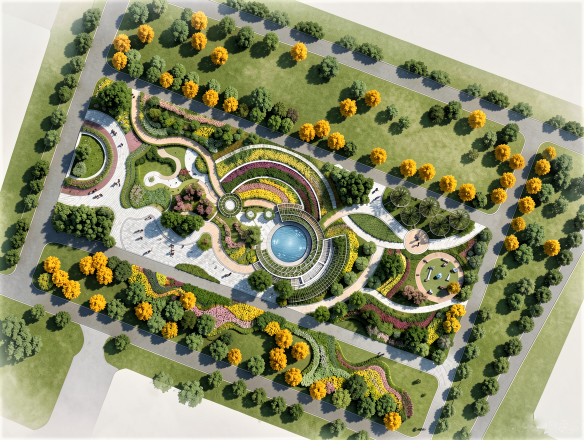
#> input picture 校园一角改造/彩平图.png, 1168 x 880 px, found by its file name (shown at 1/2 size)
$ python build_images.py
#> lines starting #> are read from the running program, lines starting #| are printed output that depends on the picture
from pathlib import Path
from PIL import Image, ImageOps
import shutil

ROOT = Path(r"D:\桌面\作品集2003")
OUT = ROOT / "assets" / "img" / "works"
# 注意：作品源目录在 2026-10 之后有调整，本脚本保留用于早期 31 组图片的重建。
# 新增或改版作品请用 prepare_work.py；运行前先核对 WORKS 中的路径。
OUT.mkdir(parents=True, exist_ok=True)

# slug -> ordered list of source files (relative to ROOT)
WORKS = {
    "campus-corner": [
        "校园一角改造/彩平图.png",
        "校园一角改造/展板.psd.jpg",
        "校园一角改造/default (6).jfif",
        "校园一角改造/功能分区图.png",
        "校园一角改造/区位分析图.png",
        "校园一角改造/cad平面图.png",
        "校园一角改造/default (3).jfif",
        "室外效果图/效果图1.png",
        "室外效果图/效果图2.png",
        "室外效果图/效果图3.png",
    ],
    "yunze-plaza": [
        "展板/景观广场.jpg",
        "展板/广场.jpg",
    ],
    "school-planning": [
        "展板/展板.jpg",
    ],
    "waterfront-park": [
        "室外效果图/1效果图1.png",
        "室外效果图/2效果图2.png",
        "室外效果图/3效果图3.png",
        "室外效果图/效果图4.jpg",
        "室外效果图/效果图5.jpg",
    ],
    "red-culture-plaza": [
        "实训红色文化广场/效果图3.jpeg",
        "实训红色文化广场/效果图8.jpeg",
        "实训红色文化广场/效果图9.jpeg",
        "实训红色文化广场/效果图10.jpg",
        "实训红色文化广场/效果图1.jpeg",
        "实训红色文化广场/效果图2.jpeg",
        "实训红色文化广场/俯视图.jpg",
        "展板/研报.jpg",
    ],
    "residential-landscape": [
        "室外效果图/居住区.png",
        "室外效果图/m立面.jpg",
        "室外效果图/效果图.bmp",
    ],
    "interior-home": [
        "实训室内设计/客厅.jpg",
        "实训室内设计/主卧.jpg",
        "实训室内设计/次卧.jpg",
        "实训室内设计/厨房.jpg",
        "实训室内设计/厕所.jpg",
        "实训室内设计/卧室1.jpg",
        "实训室内设计/效果图.png",
        "实训室内设计/微信图片_20251218161729.png",
        "展板/居住空间设计.jpg",
        "展板/软装展板.jpg",
    ],
    "warm-kitchen": [
        "室内效果图/ChatGPT Image 2026年9月4日 13_53_07.png",
    ],
    "coffee-brand": [
        "包装设计/咖啡包装场景整合 (12).png",
        "包装设计/咖啡包装场景整合 (9).png",
        "包装设计/咖啡包装设计杯子及logo设计 (3).png",
        "包装设计/美式咖啡纸盒包装设计.jpeg",
        "包装设计/咖啡包装效果图.png",
        "包装设计/image (5).png",
        "包装设计/咖啡包装场景整合 (10).png",
        "包装设计/咖啡包装场景整合 (11).png",
    ],
    "rice-brand": [
        "包装设计/补齐包装盒渲染图颜色 (7).png",
        "logo设计/1雨禾村大米logo.png",
        "logo设计/2雨禾村大米logo.png",
    ],
    "pastry-packaging": [
        "包装设计/桃酥包装设计.png",
        "包装设计/bz.png",
        "包装设计/包装场景整合 (6).png",
    ],
    "dunhuang-bookmark": [
        "文创/书签设计 (2).jpg",
        "文创/书签设计 (1).jpg",
        "文创/书签设计 (3).jpg",
        "文创/书签设计 (4).jpg",
        "文创/书签设计 (6).jpg",
        "文创/书签设计 (8).jpg",
        "文创/书签设计 (5).jpg",
        "文创/书签设计 (7).jpg",
        "展板/敦煌飞天书签设计.jpg",
        "展板/敦煌飞天——书签设计展板.jpg",
    ],
    "horse-plush": [
        "文创/马踏飞燕——毛绒玩具.png",
        "展板/马踏飞燕文创毛绒玩具.png",
    ],
    "oriental-beauty": [
        "AIGC——作品/赵飞燕系列香水2.png",
        "AIGC——作品/赵飞燕系列香水.png",
        "AIGC——作品/赵飞燕系列香水3.png",
        "AIGC——作品/赵飞燕系列香水4.png",
        "AIGC——作品/封神系列口红.png",
    ],
    "aigc-illustration": [
        "AIGC——作品/形象插画 (1).png",
        "AIGC——作品/形象插画 (2).png",
        "AIGC——作品/形象插画 (3).png",
        "AIGC——作品/形象插画 (4).png",
    ],
    "hand-drawing": [
        "手绘/手绘.jpg",
        "手绘/铺装.jpg",
        "手绘/水体.jpg",
        "手绘/节点.jpg",
        "手绘/微信图片_20240711182641.jpg",
        "手绘/微信图片_20241230195322.jpg",
        "手绘/扫描件_20250616_001(3).jpg",
        "手绘/扫描件_20250616_001(4).jpg",
        "手绘/扫描件_20250622_001(1).jpg",
        "手绘/扫描件_20250622_001(2).jpg",
        "手绘/扫描件_20250622_001(3).jpg",
        "手绘/扫描件_20250622_001.jpg",
        "手绘/IMG_20250616_081058.jpg",
        "手绘/扫描件_20250603_001(2).jpg",
        "手绘/扫描件_20250603_001(3).jpg",
        "手绘/扫描件_20250603_001(4).jpg",
        "手绘/扫描件_20250603_001.jpg",
        "手绘/扫描件_20250616_001(1).jpg",
        "手绘/扫描件_20250616_001(2).jpg",
        "手绘/扫描件_20250616_001(5).jpg",
        "手绘/扫描件_20250616_001(6).jpg",
        "手绘/扫描件_20250616_001(7).jpg",
        "手绘/扫描件_20250616_001.jpg",
    ],
    "drafting-details": [
        "手绘/扫描件_18002000元400600环之李贵平_001.jpg",
        "手绘/012b6179e401830d418498b646f07a3.jpg",
        "手绘/6c87e7de2d55ad1a776591a618babaf.jpg",
        "手绘/扫描件_0000_001.jpg",
        "手绘/扫描件_1200_001.jpg",
        "手绘/扫描件_20250512_001.jpg",
        "手绘/扫描件_20250519_001(1).jpg",
        "手绘/扫描件_20250519_001(2).jpg",
        "手绘/86ed05bf6090e5ed794eb5717084843.jpg",
        "手绘/扫描件_83_001.jpg",
    ],
    "logo-design": [
        "logo设计/半刻咖啡logo.png",
        "logo设计/1雨禾村大米logo.png",
        "logo设计/2雨禾村大米logo.png",
    ],
    "national-day-poster": [
        "展板/国庆.png",
    ],
    "healing-park": [
        "疗愈空间——兰州乡土植物导向下的疗愈空间设计/鸟瞰图.png",
        "疗愈空间——兰州乡土植物导向下的疗愈空间设计/环境设计综合实训作品集1.png",
        "疗愈空间——兰州乡土植物导向下的疗愈空间设计/设计分析图.png",
        "疗愈空间——兰州乡土植物导向下的疗愈空间设计/交通分析图.png",
        "疗愈空间——兰州乡土植物导向下的疗愈空间设计/兰州城关区九州开发区气候表生成.png",
        "疗愈空间——兰州乡土植物导向下的疗愈空间设计/兰州城关区九州开发区气候表生成 (4).png",
        "疗愈空间——兰州乡土植物导向下的疗愈空间设计/功能分区图.png",
        "疗愈空间——兰州乡土植物导向下的疗愈空间设计/效果图 (1).jpg",
        "疗愈空间——兰州乡土植物导向下的疗愈空间设计/效果图 (2).jpg",
        "疗愈空间——兰州乡土植物导向下的疗愈空间设计/效果图 (3).jpg",
        "疗愈空间——兰州乡土植物导向下的疗愈空间设计/分析图.jpg",
        "疗愈空间——兰州乡土植物导向下的疗愈空间设计/效果图 (4).jpg",
        "疗愈空间——兰州乡土植物导向下的疗愈空间设计/环境设计综合实训作品集2.png",
    ],
    "aigc-commercial": [
        "AIGC——作品/BOLTワイヤレスイヤホン広告.png",
        "AIGC——作品/グロッシエー ピンクスキンコラージュ.png",
        "AIGC——作品/三联浮空美食盛宴.png",
        "AIGC——作品/电影感红花婚礼三联画.png",
        "AIGC——作品/落書きに引っ張られる虹色ランナー.png",
        "AIGC——作品/重力を超えるスモーキーバーガー.png",
    ],
    "fridge-magnets": [
        "AIGC——作品/冰箱贴 (1).png",
        "AIGC——作品/冰箱贴 (2).png",
        "AIGC——作品/背景墙 (1).png",
        "AIGC——作品/背景墙 (2).png",
        "AIGC——作品/背景墙 (3).png",
    ],
    "xihe-rice": [
        "包装设计/三款大米包装同场景设计.png",
        "包装设计/三款大米包装同场景设计 (1).png",
        "包装设计/三款大米包装同场景设计 (2).png",
        "包装设计/三款大米包装同场景设计 (3).png",
        "包装设计/三款大米包装同场景设计 (4).png",
    ],
    "art-investigation": [
        "展板/艺术考察期末.jpg",
    ],
    "jiahui-dental": [
        "展板/图片.png",
        "展板/图片 (1).png",
        "展板/图片 (2).png",
    ],
    "pechoin-floral": [
        "展板/1e4fb0dcfb8b972a88a6fca208bee5c.jpg",
    ],
    "smho-poster": [
        "展板/主页设计.jpg",
    ],
    "seoul-collage": [
        "创意设计/微信图片_2026-10-17_152617_606.png",
    ],
    "shizilin-model": [
        "狮子林——模型制作/平面图.png",
        "狮子林——模型制作/平面示意图.png",
        "狮子林——模型制作/节点图3.png",
        "狮子林——模型制作/节点图1.png",
        "狮子林——模型制作/节点图2.png",
        "狮子林——模型制作/制作过程.jpg",
        "狮子林——模型制作/制作过程 (2).jpg",
        "狮子林——模型制作/节点图5.png",
    ],
    "pocket-park-model": [
        "模型制作——口袋公园/口袋公园 (3).jpg",
        "模型制作——口袋公园/口袋公园 (6).jpg",
        "模型制作——口袋公园/口袋公园 (1).jpg",
        "模型制作——口袋公园/口袋公园 (4).jpg",
        "模型制作——口袋公园/口袋公园 (2).jpg",
        "模型制作——口袋公园/口袋公园 (5).jpg",
    ],
    "tea-showroom-model": [
        "模型制作——口袋公园/商业空间展厅 (2).jpg",
    ],
}

# 透明底的标志图统一放到纸白背景上，避免深色底吃掉笔画
PROJECT_BG = {
    "logo-design": (244, 242, 238),
    "rice-brand": (244, 242, 238),
}

# 个别源图带平台水印，按比例从底部裁掉
CROP_BOTTOM = {
    ("rice-brand", 1): 0.045,
}

# 个别源图上方带相机模板抬头，按比例裁掉
CROP_TOP = {}

# 个别源图带整块相机模板边框，按四边比例裁到模型画面
CROP_BOX = {
    ("tea-showroom-model", 1): (0.03, 0.10, 0.97, 0.835),
}


def flatten(img: Image.Image, bg=(12, 10, 8)) -> Image.Image:
    img = ImageOps.exif_transpose(img)
    if img.mode in ("RGBA", "LA") or (img.mode == "P" and "transparency" in img.info):
        img = img.convert("RGBA")
        canvas = Image.new("RGB", img.size, bg)
        canvas.paste(img, mask=img.getchannel("A"))
        return canvas
    return img.convert("RGB")


def save(img: Image.Image, path: Path, max_side: int, quality: int) -> tuple[int, int]:
    img = img.copy()
    img.thumbnail((max_side, max_side), Image.Resampling.LANCZOS)
    path.parent.mkdir(parents=True, exist_ok=True)
    img.save(path, "JPEG", quality=quality, optimize=True, progressive=True)
    return img.size


total = 0
missing = []
for slug, sources in WORKS.items():
    folder = OUT / slug
    folder.mkdir(parents=True, exist_ok=True)
    bg = PROJECT_BG.get(slug, (12, 10, 8))
    for index, rel in enumerate(sources, 1):
        src = ROOT / rel
        if not src.exists():
            missing.append(str(src))
            continue
        try:
            with Image.open(src) as raw:
#> raw is the input picture: PIL image 1168x880 RGB; mean R, G, B 142.8, 144.8, 109.8
                img = flatten(raw, bg)
                crop = CROP_BOTTOM.get((slug, index))
                if crop:
                    img = img.crop((0, 0, img.width, round(img.height * (1 - crop))))
                top = CROP_TOP.get((slug, index))
                if top:
                    img = img.crop((0, round(img.height * top), img.width, img.height))
                box = CROP_BOX.get((slug, index))
                if box:
                    img = img.crop(
                        (
                            round(img.width * box[0]),
                            round(img.height * box[1]),
                            round(img.width * box[2]),
                            round(img.height * box[3]),
                        )
                    )
                large_size = save(img, folder / f"{index:02d}.jpg", 2200, 84)
#> large_size = (1168, 880)
                thumb_size = save(img, folder / f"{index:02d}-thumb.jpg", 760, 78)
#> call 2 of save, with max_side = 760, quality = 78
#> in save (call 2), `img.thumbnail((max_side, max_side), Image.Resampling.LANCZOS)`:
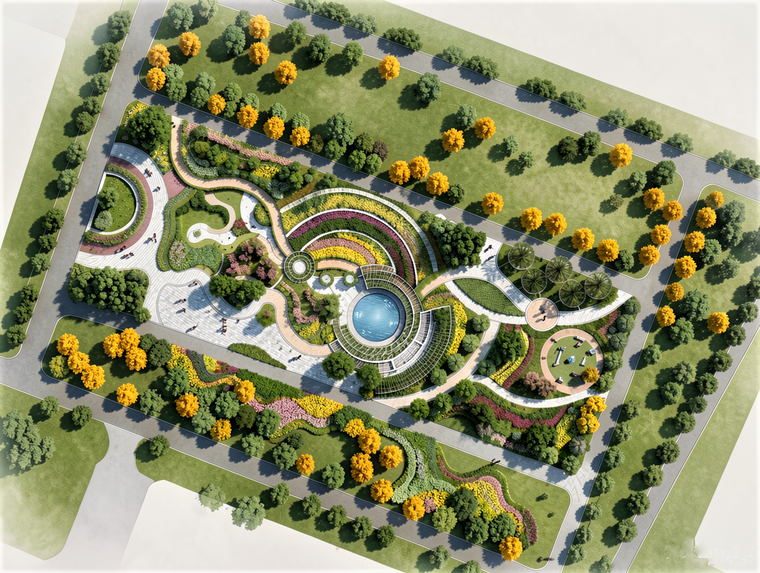
#> img: PIL image 760x573 RGB; mean R, G, B 142.8, 144.8, 109.8
#> thumb_size = (760, 573)
            total += 1
            print(f"OK {slug} {index:02d} {large_size} / {thumb_size} <- {rel}")
#| OK campus-corner 01 (1168, 880) / (760, 573) <- 校园一角改造/彩平图.png
        except Exception as exc:
            missing.append(f"{src} :: {exc}")

# portrait
portrait_src = ROOT / "assets" / "img" / "resume-p1-0.jpg"
if portrait_src.exists():
    with Image.open(portrait_src) as raw:
        img = flatten(raw, (255, 255, 255))
        save(img, ROOT / "assets" / "img" / "portrait.jpg", 1200, 90)
    print("OK portrait")

# resume pdf
resume_src = Path(r"D:\桌面\简历 (1).pdf")
if resume_src.exists():
    shutil.copyfile(resume_src, ROOT / "assets" / "li-guiping-resume.pdf")
    print("OK resume pdf")

# og image (crop to 1200x630)
og_src = ROOT / "校园一角改造" / "彩平图.png"
if og_src.exists():
    with Image.open(og_src) as raw:
        img = flatten(raw)
        ratio = max(1200 / img.width, 630 / img.height)
#> ratio = 1.03
        resized = img.resize((round(img.width * ratio), round(img.height * ratio)), Image.Resampling.LANCZOS)
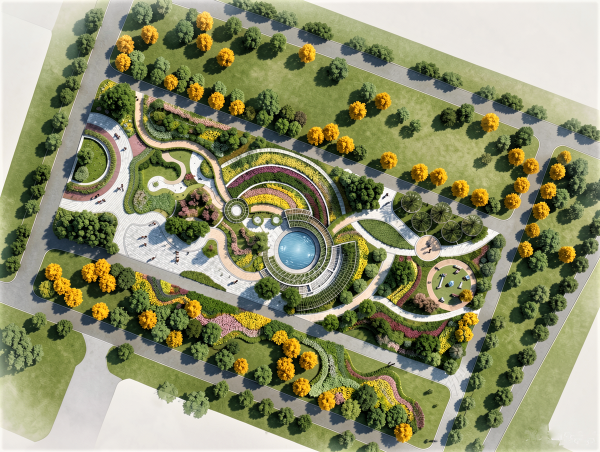
#> resized: PIL image 1200x904 RGB (shown at 1/2 size); mean R, G, B 142.8, 144.8, 109.8
        left = (resized.width - 1200) // 2
#> left = 0
        top = (resized.height - 630) // 2
#> top = 137
        resized.crop((left, top, left + 1200, top + 630)).save(
            ROOT / "assets" / "img" / "og.jpg", "JPEG", quality=86, optimize=True, progressive=True
        )
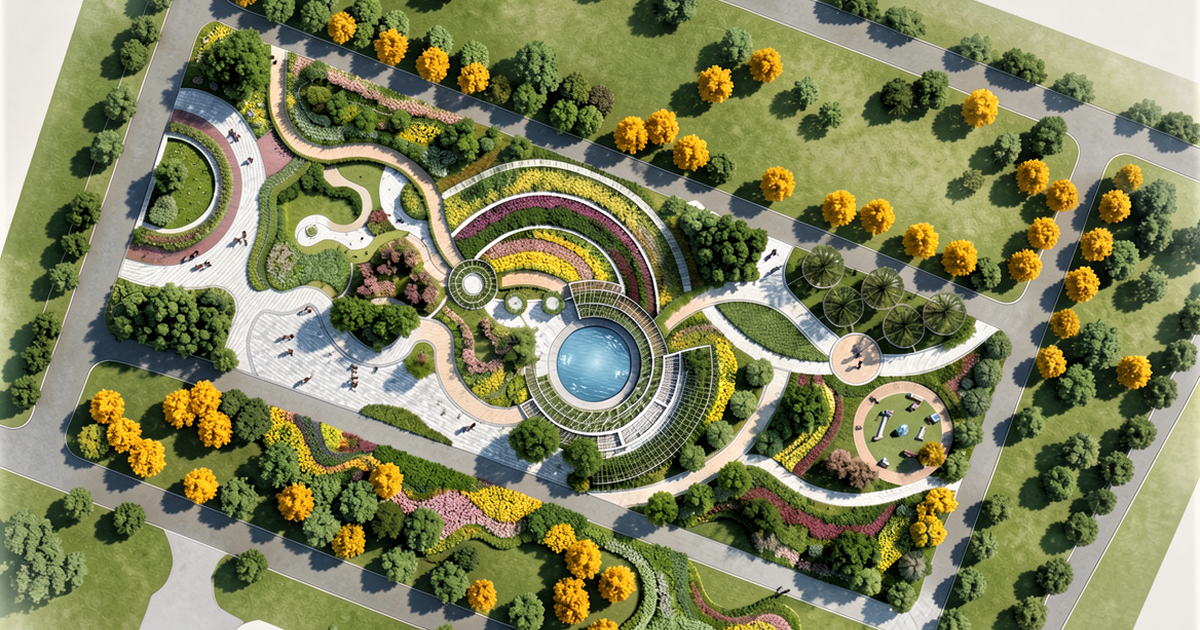
#> saved as og.jpg: PIL image 1200x630 RGB; mean R, G, B 128.8, 131.1, 92.6
    print("OK og")

print(f"\nDONE {total} images")
if missing:
    print("MISSING / FAILED:")
    for item in missing:
        print(" -", item)
